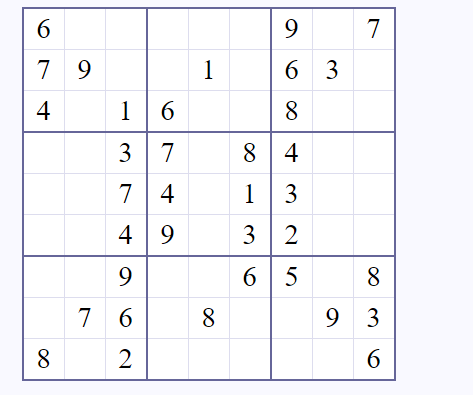
#> input picture images/web_sudoku.PNG, 473 x 395 px
$ python line_testing.py
#> lines starting #> are read from the running program, lines starting #| are printed output that depends on the picture; after the words box and inside, x2 and y2 are one past the last pixel; in counts of white or black regions, pixels touching at a corner belong together
### Line.py
class Line():
    def __init__(self, p1, p2):
        """
        Make sure p1 and p2 are diff
        """
        if p1[0] == p2[0]:
            p_temp = list(p1)
            p_temp[0] += 0.001
            p1 = tuple(p_temp)
        self.slope = (p2[1] - p1[1])/(p2[0] - p1[0])
        self.point = p1

    def findY(self, x):
        return self.slope*(x - self.point[0]) + self.point[1]

    # [8 lines left out: function find_intersection, not called in this run]


# [5 lines that do not run on import are left out]


# investigate if slope 0 is an issue

### line_testing.py
from PIL import Image, ImageDraw
import cv2
import numpy as np
from matplotlib import pyplot as plt
from pprint import pprint
from Line import Line
import itertools

# [4 lines of commented-out code are left out]
img = cv2.imread('images/web_sudoku.PNG')
#> img is the input picture: shape (395, 473, 3); mean B, G, R 248.1, 244.6, 244.7

lower = 90
higher = 180
apSize = 3
print("lower: ", lower, "higher: ", higher, 'apertureSize: ', apSize)

gray = cv2.cvtColor(img, cv2.COLOR_BGR2GRAY)
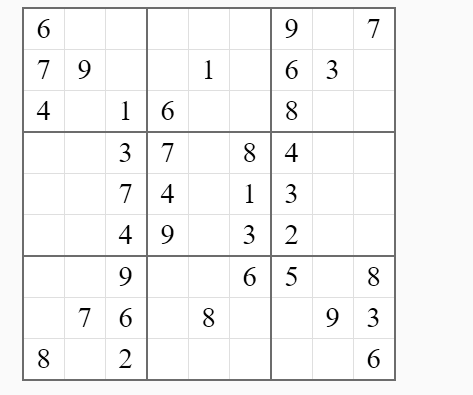
#> gray: shape (395, 473); min 0, max 255, mean 245.1
edges = cv2.Canny(gray, lower, higher, apertureSize=apSize)
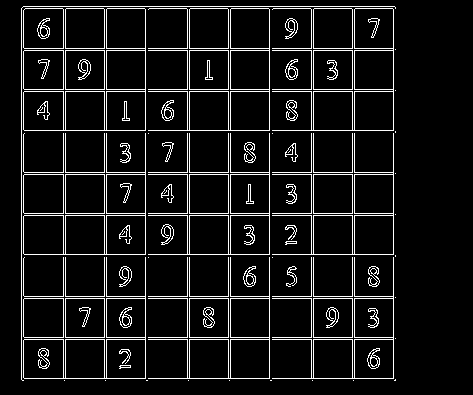
#> edges: shape (395, 473); 8% white in thin lines or dots, all inside (x1, y1, x2, y2) = (21, 6, 396, 381)

if apSize == 7 or apSize == 5:
    kernel = np.ones((3, 3), np.uint8)
    edges = cv2.dilate(edges, kernel, iterations=1)

    kernel = np.ones((5, 5), np.uint8)
    edges = cv2.erode(edges, kernel, iterations=1)

# plt.imshow(edges)
# plt.show()

height, width, channels = img.shape
#> height = 395; width = 473; channels = 3

# [8 lines of commented-out code are left out]


lines = cv2.HoughLines(edges, 1, np.pi/180, 150)
#> lines = 34 rows, first 8: [21, 0], [6, 1.57], [145, 0], [269, 0], [393, 0], [130, 1.57], [254, 1.57], [378, 1.57]


if not lines.any():
    print('No lines were found')
    exit()

# line filter from stack exchange https://stackoverflow.com/questions/48954246/find-sudoku-grid-using-opencv-and-python
if filter:
    print(height, width)
#| 395 473

    if height < 400:
        rho_threshold = 20
    else:
        rho_threshold = 40
    theta_threshold = 0.1  # keep below 1.5

    # how many lines are similar to a given one
    similar_lines = {i: [] for i in range(len(lines))}
#> similar_lines = 34 items
    for i in range(len(lines)):
        for j in range(len(lines)):
            if i == j:
                continue
# min(abs(theta_i - theta_j), abs(theta_i + 2*np.pi-theta_j), abs(theta_i - 2*np.pi-theta_j))
            rho_i, theta_i = lines[i][0]
            # print(i, theta_i)
            rho_j, theta_j = lines[j][0]
            # pprint(abs(min(np.pi - theta_i, theta_i) -
            #            min(np.pi - theta_j, theta_j)))

            if abs(abs(rho_i) - abs(rho_j)) < rho_threshold and abs(np.sin(theta_i) - np.sin(theta_j)) < theta_threshold:
                similar_lines[i].append(j)
#> this loop made 34 passes

    # ordering the INDECES of the lines by how many are similar to them
    indices = [i for i in range(len(lines))]
#> indices = 34 values from 0 to 33
    indices.sort(key=lambda x: len(similar_lines[x]))

    # line flags is the base for the filtering
    line_flags = len(lines)*[True]
#> line_flags = 34 items, first 6: True, True, True, True, True, True
    for i in range(len(lines) - 1):
        # if we already disregarded the ith element in the ordered list then we don't care (we will not delete anything based on it and we will never reconsider using this line again)
        if not line_flags[indices[i]]:
            continue

        # we are only considering those elements that had less similar line
        for j in range(i + 1, len(lines)):
            # and only if we have not disregarded them already
            if not line_flags[indices[j]]:
                continue

            rho_i, theta_i = lines[indices[i]][0]
            rho_j, theta_j = lines[indices[j]][0]
            if abs(abs(rho_i) - abs(rho_j)) < rho_threshold and abs(np.sin(theta_i) - np.sin(theta_j)) < theta_threshold:
                # if it is similar and have not been disregarded yet then drop it now
                line_flags[indices[j]] = False
#> this loop made 33 passes

print('number of Hough lines:', len(lines))
#| number of Hough lines: 34

filtered_lines = []

if filter:
    for i in range(len(lines)):  # filtering
        if line_flags[i]:
            filtered_lines.append(lines[i])
#> after the loop, filtered_lines = [[[21, 0]], [[6, 1.57]], [[145, 0]], [[269, 0]], [[393, 0]], [[130, 1.57]], [[254, 1.57]], [[378, 1.57]], [[63, 0]], [[104, 0]], [[187, 0]], [[228, 0]], [[311, 0]], [[352, 0]], [[48, 1.57]], [[89, 1.57]], [[172, 1.57]], [[213, 1.57]], [[296, 1.57]], [[337, 1.57]]]

    print('Number of filtered lines:', len(filtered_lines))
#| Number of filtered lines: 20
else:
    filtered_lines = lines


return_lines = []
temp = 0
for line in filtered_lines:
    rho, theta = line[0]
    a = np.cos(theta)
    b = np.sin(theta)
    x0 = a*rho
    y0 = b*rho
    x1 = int(x0 + 1000*(-b))
    y1 = int(y0 + 1000*(a))
    x2 = int(x0 - 1000*(-b))
    y2 = int(y0 - 1000*(a))
    return_lines.append(((x1, y1), (x2, y2)))

    cv2.line(img, (x1, y1), (x2, y2), (0, 0, 255), 2)

    temp += 1
#> this loop made 20 passes
#> (rho, theta, a, b, x0, y0, x1, y1) on passes 1 to 12: (21, 0, 1, 0, 21, 0, 21, 1000), (6, 1.57, -4.37e-08, 1, -2.62e-07, 6, -1000, 5), (145, 0, 1, 0, 145, 0, 145, 1000), (269, 0, 1, 0, 269, 0, 269, 1000), (393, 0, 1, 0, 393, 0, 393, 1000), (130, 1.57, -4.37e-08, 1, -5.68e-06, 130, -1000, 129), (254, 1.57, -4.37e-08, 1, -1.11e-05, 254, -1000, 253), (378, 1.57, -4.37e-08, 1, -1.65e-05, 378, -1000, 377), (63, 0, 1, 0, 63, 0, 63, 1000), (104, 0, 1, 0, 104, 0, 104, 1000), (187, 0, 1, 0, 187, 0, 187, 1000), (228, 0, 1, 0, 228, 0, 228, 1000)
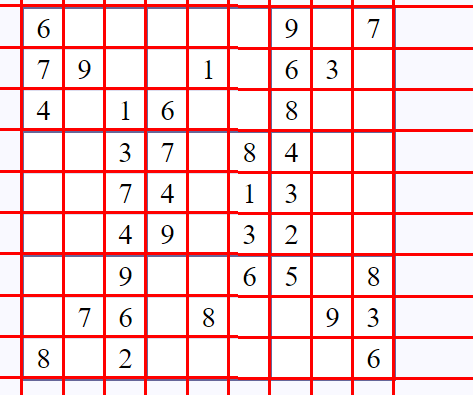
#> img: shape (395, 473, 3); 13.46% of pixels changed, all inside (x1, y1, x2, y2) = (0, 0, 473, 395)
#> after the loop, return_lines = 20 items; temp = 20

plt.imshow(img)
plt.show()


# maps all input lines to a Line object and places into a list
lines = list(map(lambda x: Line(x[0], x[1]), return_lines))
#> lines = 20 items

# print(list(map(lambda x: x.slope, lines)))

# pprint(list(map(lambda x: x[0], return_lines)))
